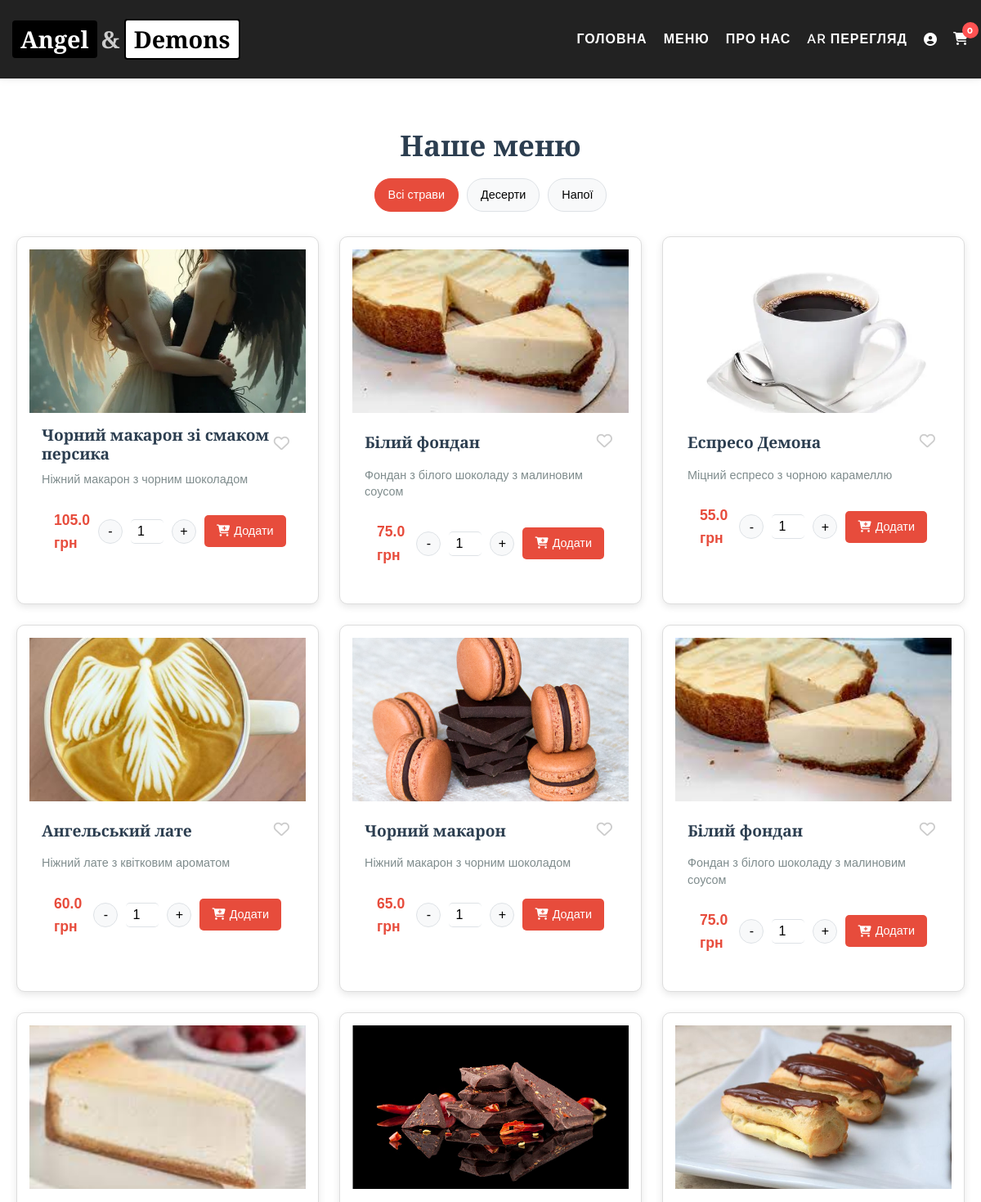
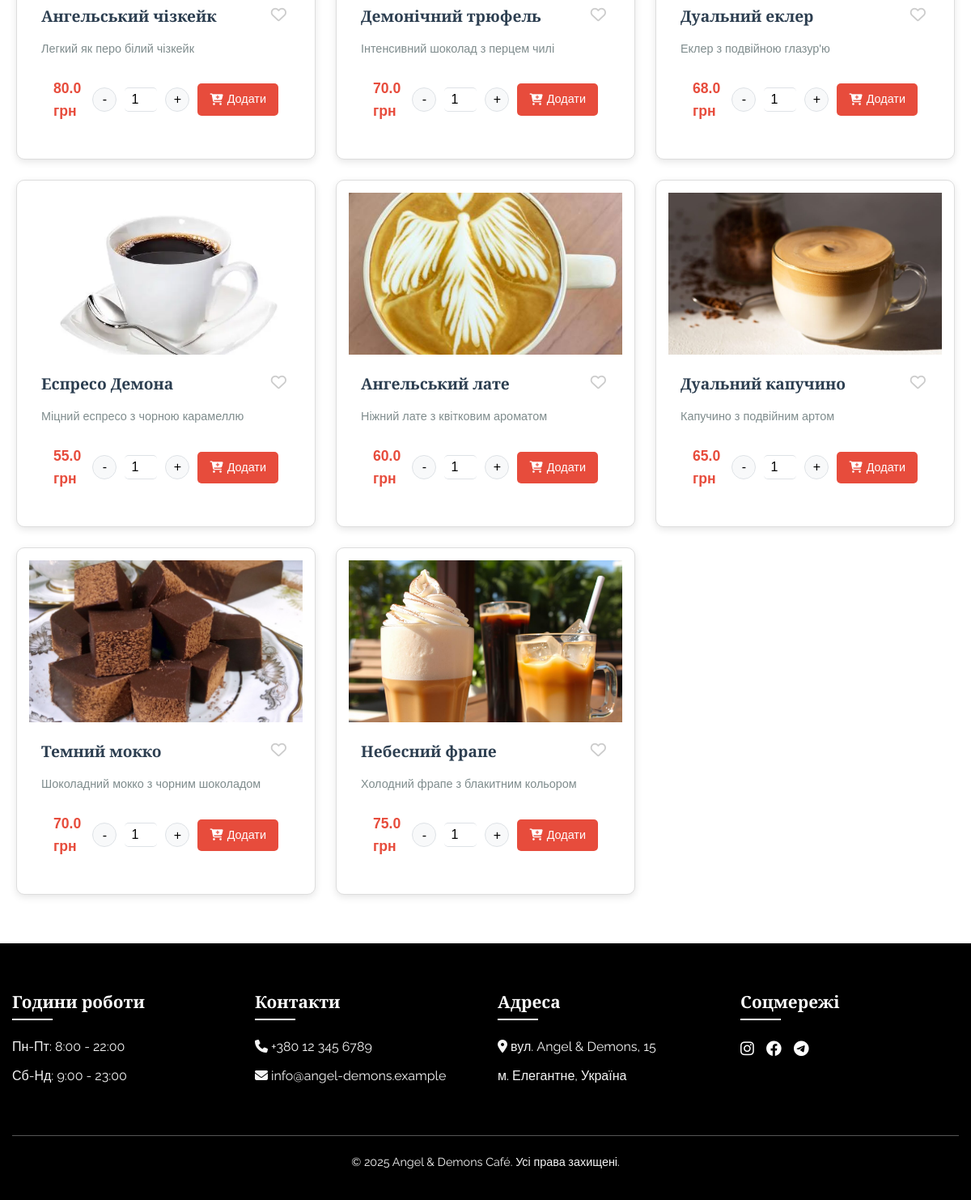
/menu (signed in), run on the app's committed database (2 pictures, top to bottom).
### tables this page shows
CREATE TABLE categories
                 (id INTEGER PRIMARY KEY AUTOINCREMENT,
                  name TEXT NOT NULL,
                  description TEXT);

CREATE TABLE menu_items
                 (id INTEGER PRIMARY KEY AUTOINCREMENT,
                  category_id INTEGER NOT NULL,
                  name TEXT NOT NULL,
                  description TEXT,
                  price REAL NOT NULL, image_name TEXT,
                  FOREIGN KEY (category_id) REFERENCES categories (id));

### app.py (the view)
@app.route('/menu')
def menu():
        categories = []
        with sqlite3.connect('cafe.db') as conn:
            conn.row_factory = sqlite3.Row
            cursor = conn.cursor()
            cursor.execute("""
                SELECT id, *
                FROM categories

            """)
            categories_data = cursor.fetchall()
            for category in categories_data:
                cursor.execute("""
                                    SELECT id, name, description, price, image_name
                                    FROM menu_items
                                    WHERE category_id = ?

                                """, (category['id'],))
                items = []
                for item in cursor.fetchall():
                    items.append({
                        'id': item['id'],
                        'name': item['name'],
                        'description': item['description'],
                        'price': item['price'],
                        'image': item['image_name'] or 'placeholder.jpg'
                    })
                categories.append({
                    'id': category['id'],
                    'name': category['name'],
                    'description': category['description'],
                    'products': items  # Зберігаємо під ключем 'products' для сумісності з шаблоном
                })
        return render_template('menu.html', categories=categories)

### app.py (called while the page is built)
def get_db():
    conn = sqlite3.connect('cafe.db')
    conn.row_factory = sqlite3.Row
    return conn

@login_manager.user_loader
@login_manager.user_loader
def load_user(user_id):
    conn = get_db()
    user_data = conn.execute('SELECT id, is_admin FROM users WHERE id = ?', (user_id,)).fetchone()
    conn.close()
    if user_data:
        return User(id=user_data['id'], is_admin=user_data['is_admin'])
    return None

### templates/menu.html (shortened to what this page needs)
{% extends "base.html" %}
{% block content %}
<div class="menu-page">
    <div class="menu-header">
        <h1>Наше меню</h1>
        <div class="category-filters">
            <button class="filter-btn active" data-category="all">Всі страви</button>
            {% for category in categories %}
            <button class="filter-btn" data-category="{{ category.id }}">{{ category.name }}</button>
            {% endfor %}
        </div>
    </div>
    <div class="menu-items">
        {% for category in categories %}
        {% for item in category.products %}
        <div class="menu-item" data-category="{{ category.id }}">
            <div class="item-image">
                <img src="{{ url_for('static', filename='images/menu/' + (item.image if item.image else 'placeholder.jpg')) }}"
                     alt="{{ item.name }}"
                     onerror="this.onerror=null;this.src='{{ url_for('static', filename='images/placeholder.jpg') }}'">
            </div>
            <div class="item-info">
                <div class="item-header">
                    <h3>{{ item.name }}</h3>
                    <button class="favorite-btn" data-item-id="{{ item.id }}">
                        <i class="far fa-heart"></i>
                    </button>
                </div>
                <p class="description">{{ item.description }}</p>
                <div class="item-footer">
                    <span class="price">{{ item.price }} грн</span>
                    <div class="quantity-control">
                        <button class="quantity-btn minus">-</button>
                        <input type="number" class="quantity-input" value="1" min="1">
                        <button class="quantity-btn plus">+</button>
                    </div>
                    <button class="add-to-cart-btn" data-item-id="{{ item.id }}">
                        <i class="fas fa-cart-plus"></i> Додати
                    </button>
                </div>
            </div>
        </div>
        {% endfor %}
        {% endfor %}
    </div>
</div>
{% endblock %}

### static/css/style.css (style rules this page uses)
:root { --black: #000000; --white: #ffffff; --gray-light: #f5f5f5; --gray-medium: #e0e0e0; --gray-dark: #333333; --accent: #8b5a2b; --text-color: #222222; }
* { margin: 0; padding: 0; box-sizing: border-box; }
body { font-family: 'Raleway', sans-serif; color: var(--text-color); background-color: var(--white); line-height: 1.6; }
h1, h2, h3, h4 { font-family: 'Playfair Display', serif; font-weight: 700; color: var(--gold); }
.menu-item { border-radius: 12px; overflow: hidden; box-shadow: 0 4px 15px rgba(0, 0, 0, 0.08); transition: all 0.3s ease; background: var(--white); position: relative; }
.item-image { width: 100%; height: 100%; object-fit: cover; transition: transform 0.5s ease; }
.item-footer { display: flex; justify-content: space-between; align-items: center; }
:root { --black: #000000; --white: #ffffff; --gray-light: #f8f8f8; --gray-medium: #e0e0e0; --gray-dark: #333333; --accent: #8b5a2b; --text-dark: #222222; --text-light: #555555; --transition: all 0.3s ease; }
body { font-family: 'Raleway', sans-serif; color: var(--text-dark); line-height: 1.6; background-color: var(--white); }
h1, h2, h3, h4 { font-family: 'Playfair Display', serif; font-weight: 700; }
.menu-items { display: grid; grid-template-columns: 1fr; gap: 15px; }
.item-info { flex: 1; }
.quantity-btn { width: 30px; height: 30px; background-color: var(--gray-light); border: none; border-radius: 50%; font-size: 1rem; cursor: pointer; display: flex; align-items: center; justify-content: center; }
.quantity-input { width: 40px; text-align: center; margin: 0 10px; padding: 5px; border: 1px solid var(--gray-medium); border-radius: 5px; }
.quantity-btn { width: 30px; height: 30px; background-color: var(--gray-light); border: none; border-radius: 50%; font-size: 1rem; cursor: pointer; display: flex; align-items: center; justify-content: center; transition: var(--transition); }
.favorite-btn { background: none; border: none; font-size: 20px; cursor: pointer; color: #ccc; }
.menu-item { border: 1px solid #ddd; padding: 15px; border-radius: 8px; }
.item-footer { display: flex; justify-content: space-between; align-items: center; margin-top: 10px; }
:root { --primary: #2c3e50; --secondary: #e74c3c; --light: #ecf0f1; --dark: #2c3e50; --accent: #8b5a2b; --white: #ffffff; --gray: #95a5a6; --success: #27ae60; }
body { font-family: 'Raleway', sans-serif; color: var(--dark); background-color: var(--white); margin: 0; padding: 0; line-height: 1.6; min-height: 100vh; display: flex; flex-direction: column; }
:root { --pure-black: #000000; --pure-white: #ffffff; --dark-gray: #222222; --medium-gray: #555555; --light-gray: #f5f5f5; --accent-gray: #8b8b8b; }
body { font-family: 'Raleway', sans-serif; color: var(--dark-gray); background-color: var(--pure-white); line-height: 1.6; display: flex; flex-direction: column; min-height: 100vh; }
h1 { font-family: 'Playfair Display', serif; font-weight: 700; color: var(--pure-white); }
h3 , h2, h4 { font-family: 'Playfair Display', serif; font-weight: 700; color: var(--pure-black); }

### templates/base.html (style rules this page uses)
body { margin: 0; font-family: 'Raleway', sans-serif; }

### data on the page
categories: name "Десерти"
categories: name "Напої"
menu_items: shows a picture, name "Чорний макарон зі смаком персика", description "Ніжний макарон з чорним шоколадом", price "105.0"
menu_items: image_name (picture), name "Білий фондан", description "Фондан з білого шоколаду з малиновим соусом", price "75.0"
menu_items: image_name (picture), name "Еспресо Демона", description "Міцний еспресо з чорною карамеллю", price "55.0"
menu_items: image_name (picture), name "Ангельський лате", description "Ніжний лате з квітковим ароматом", price "60.0"
menu_items: image_name (picture), name "Чорний макарон", description "Ніжний макарон з чорним шоколадом", price "65.0"
menu_items: image_name (picture), name "Білий фондан", description "Фондан з білого шоколаду з малиновим соусом", price "75.0"
menu_items: image_name (picture), name "Ангельський чізкейк", description "Легкий як перо білий чізкейк", price "80.0"
menu_items: image_name (picture), name "Демонічний трюфель", description "Інтенсивний шоколад з перцем чилі", price "70.0"
menu_items: image_name (picture), name "Дуальний еклер", description "Еклер з подвійною глазур'ю", price "68.0"
menu_items: image_name (picture), name "Еспресо Демона", description "Міцний еспресо з чорною карамеллю", price "55.0"
menu_items: image_name (picture), name "Ангельський лате", description "Ніжний лате з квітковим ароматом", price "60.0"
menu_items: image_name (picture), name "Дуальний капучино", description "Капучино з подвійним артом", price "65.0"
menu_items: image_name (picture), name "Темний мокко", description "Шоколадний мокко з чорним шоколадом", price "70.0"
menu_items: image_name (picture), name "Небесний фрапе", description "Холодний фрапе з блакитним кольором", price "75.0"
